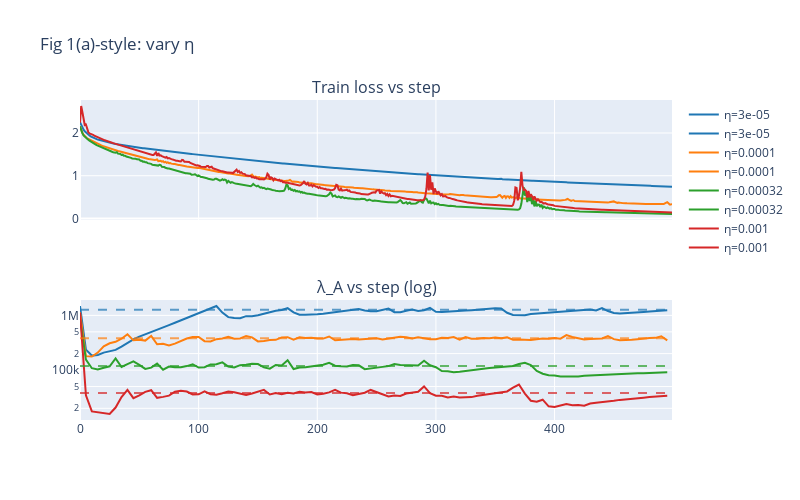

The cell this chart's notebook holds for it:
### Markdown cell above
### Fig 1(a): vary η

To run experiments from the terminal (e.g. overnight): `python run_aeos_full.py` or `python run_aeos_full.py --quick` for a shorter run. The notebook loads from cache if files exist.

### Code cell
lrs_fig1a = [3e-5, 1e-4, 3.2e-4, 1e-3]
for eta in lrs_fig1a:
    run_experiment(f"fig1a_eta_{eta}", lr=eta, beta1=0.9, beta2=0.999, eps=1e-7, steps=500, sharpness_every=5)

fig = make_subplots(rows=2, cols=1, subplot_titles=("Train loss vs step", "λ_A vs step (log)"), shared_xaxes=True)
colors = ["#1f77b4", "#ff7f0e", "#2ca02c", "#d62728"]
for i, eta in enumerate(lrs_fig1a):
    try:
        df = pd.read_csv(OUTPUT_V2 / f"fig1a_eta_{eta}" / "metrics.csv")
        d = df.dropna(subset=["lambda_A"])
        fig.add_trace(go.Scatter(x=df["step"], y=df["train_loss"], name=f"η={eta}", line=dict(color=colors[i])), row=1, col=1)
        fig.add_trace(go.Scatter(x=d["step"], y=d["lambda_A"], name=f"η={eta}", line=dict(color=colors[i]), yaxis="y2"), row=2, col=1)
        lim = lambda_lim(eta, 0.9)
        fig.add_hline(y=lim, line_dash="dash", line_color=colors[i], opacity=0.7, row=2, col=1)
    except Exception as e:
        print(f"Skip {eta}: {e}")
fig.update_yaxes(type="log", row=2, col=1)
fig.update_layout(height=500, title="Fig 1(a)-style: vary η")
fig.show()
